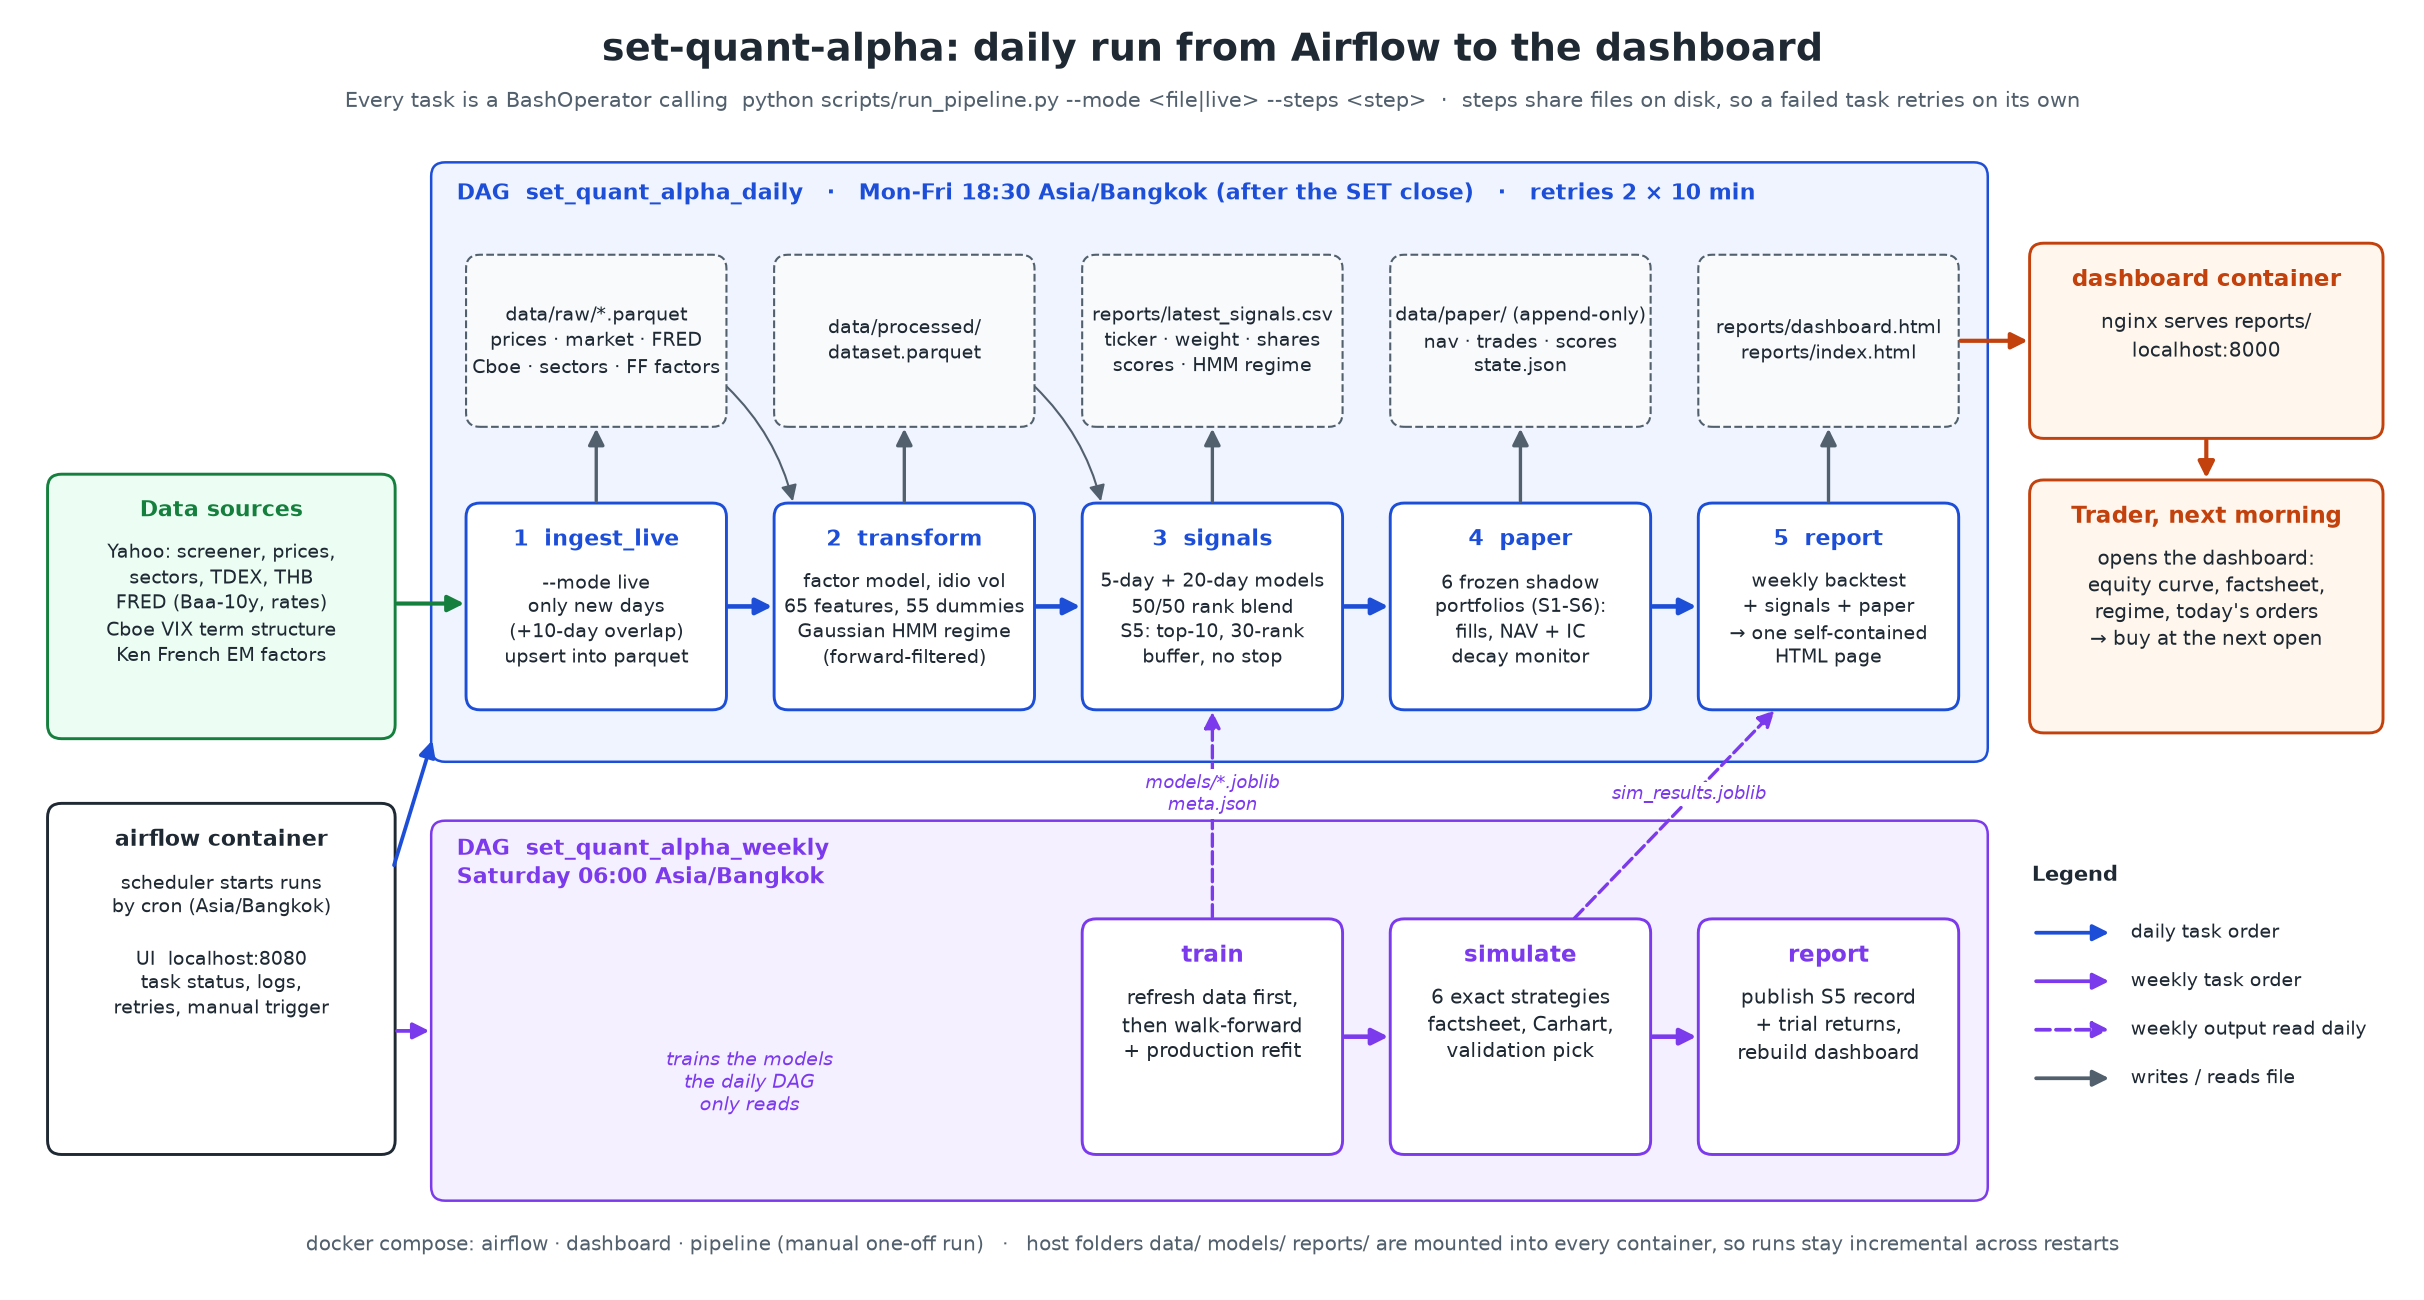

Generate this figure with Python:
"""Draw docs/daily_flow.png: how Airflow runs the pipeline each day and feeds the dashboard.

uv run set-quant-alpha/docs/daily_flow.py
"""

from pathlib import Path

import matplotlib.pyplot as plt
from matplotlib.patches import FancyArrowPatch, FancyBboxPatch

OUT = Path(__file__).with_suffix(".png")
INK, MUTED = "#1f2933", "#52606d"
DAILY, DAILY_BG = "#1d4ed8", "#eff4ff"
WEEKLY, WEEKLY_BG = "#7c3aed", "#f5f0ff"
FILE_BG, SRC_BG, SERVE_BG = "#f8fafc", "#ecfdf3", "#fff7ed"

fig, ax = plt.subplots(figsize=(20.6, 11), dpi=150)
ax.set(xlim=(0, 20.6), ylim=(0, 11))
ax.axis("off")


def box(x, y, w, h, title, body="", fc="white", ec=INK, lw=1.4, ls="-", size=9.5, title_color=None):
    ax.add_patch(
        FancyBboxPatch(
            (x, y), w, h, boxstyle="round,pad=0.02,rounding_size=0.12", fc=fc, ec=ec, lw=lw, ls=ls
        )
    )
    if body:
        ax.text(
            x + w / 2,
            y + h - 0.2,
            title,
            ha="center",
            va="top",
            fontsize=size + 1.5,
            weight="bold",
            color=title_color or ec,
            family="DejaVu Sans",
        )
        ax.text(
            x + w / 2,
            y + h - 0.55,
            body,
            ha="center",
            va="top",
            fontsize=size,
            color=INK,
            linespacing=1.35,
        )
    else:
        ax.text(
            x + w / 2,
            y + h / 2,
            title,
            ha="center",
            va="center",
            fontsize=size,
            color=INK,
            linespacing=1.35,
        )


def arrow(p, q, color=INK, ls="-", lw=1.6, label="", label_xy=None, rad=0.0):
    ax.add_patch(
        FancyArrowPatch(
            p,
            q,
            arrowstyle="-|>",
            mutation_scale=16,
            color=color,
            lw=lw,
            ls=ls,
            connectionstyle=f"arc3,rad={rad}",
            shrinkA=2,
            shrinkB=2,
        )
    )
    if label:
        lx, ly = label_xy or ((p[0] + q[0]) / 2, (p[1] + q[1]) / 2)
        ax.text(
            lx,
            ly,
            label,
            ha="center",
            va="center",
            fontsize=8.5,
            color=color,
            style="italic",
            bbox=dict(fc="white", ec="none", pad=1.5),
        )


ax.text(
    10.3,
    10.6,
    "set-quant-alpha: daily run from Airflow to the dashboard",
    ha="center",
    fontsize=18,
    weight="bold",
    color=INK,
)
ax.text(
    10.3,
    10.2,
    "Every task is a BashOperator calling  python scripts/run_pipeline.py --mode <file|live> --steps <step>"
    "  ·  steps share files on disk, so a failed task retries on its own",
    ha="center",
    fontsize=10,
    color=MUTED,
)

# lanes
TX, TW, GAP = 3.9, 2.2, 0.45  # task column layout inside a lane
cols = [TX + i * (TW + GAP) for i in range(5)]
box(3.6, 4.55, 13.35, 5.15, "", fc=DAILY_BG, ec=DAILY, lw=1.2)
ax.text(
    3.8,
    9.45,
    "DAG  set_quant_alpha_daily   ·   Mon-Fri 18:30 Asia/Bangkok (after the SET close)   ·   "
    "retries 2 × 10 min",
    fontsize=10.5,
    weight="bold",
    color=DAILY,
    va="center",
)
box(3.6, 0.75, 13.35, 3.25, "", fc=WEEKLY_BG, ec=WEEKLY, lw=1.2)
ax.text(
    3.8,
    3.9,
    "DAG  set_quant_alpha_weekly\nSaturday 06:00 Asia/Bangkok",
    fontsize=10.5,
    weight="bold",
    color=WEEKLY,
    va="top",
    linespacing=1.3,
)

# daily tasks (bottom row of the lane) and the files they write (top row)
TY, TH, FY, FH = 5.0, 1.75, 7.45, 1.45
daily = [
    ("1  ingest_live", "--mode live\nonly new days\n(+10-day overlap)\nupsert into parquet"),
    (
        "2  transform",
        "factor model, idio vol\n65 features, 55 dummies\nGaussian HMM regime\n(forward-filtered)",
    ),
    ("3  signals", "5-day + 20-day models\n50/50 rank blend\nS5: top-10, 30-rank\nbuffer, no stop"),
    ("4  paper", "6 frozen shadow\nportfolios (S1-S6):\nfills, NAV + IC\ndecay monitor"),
    ("5  report", "weekly backtest\n+ signals + paper\n→ one self-contained\nHTML page"),
]
files = [
    "data/raw/*.parquet\nprices · market · FRED\nCboe · sectors · FF factors",
    "data/processed/\ndataset.parquet",
    "reports/latest_signals.csv\nticker · weight · shares\nscores · HMM regime",
    "data/paper/ (append-only)\nnav · trades · scores\nstate.json",
    "reports/dashboard.html\nreports/index.html",
]
for x, (title, body), f in zip(cols, daily, files, strict=True):
    box(x, TY, TW, TH, title, body, ec=DAILY, size=9)
    box(x, FY, TW, FH, f, fc=FILE_BG, ec=MUTED, lw=1.0, ls="--", size=9)
    arrow((x + TW / 2, TY + TH), (x + TW / 2, FY), color=MUTED)
for a, b in zip(cols[:-1], cols[1:], strict=True):
    arrow((a + TW, TY + TH / 2), (b, TY + TH / 2), color=DAILY, lw=2.2)
for a, b in zip(cols[:2], cols[1:3], strict=True):  # each step reads the previous step's file
    arrow((a + TW, FY + 0.35), (b + 0.15, TY + TH), color=MUTED, lw=1.0, rad=-0.15)

# weekly tasks
WY, WH = 1.15, 2.0
weekly = [
    ("train", "refresh data first,\nthen walk-forward\n+ production refit"),
    ("simulate", "6 exact strategies\nfactsheet, Carhart,\nvalidation pick"),
    ("report", "publish S5 record\n+ trial returns,\nrebuild dashboard"),
]
wcols = cols[2:]
for x, (title, body) in zip(wcols, weekly, strict=True):
    box(x, WY, TW, WH, title, body, ec=WEEKLY)
for a, b in zip(wcols[:-1], wcols[1:], strict=True):
    arrow((a + TW, WY + WH / 2), (b, WY + WH / 2), color=WEEKLY, lw=2.2)
arrow(
    (wcols[0] + TW * 0.5, WY + WH),
    (cols[2] + TW * 0.5, TY),
    color=WEEKLY,
    ls="--",
    label="models/*.joblib\nmeta.json",
    label_xy=(cols[2] + TW * 0.5, 4.25),
)
arrow(
    (wcols[1] + TW * 0.7, WY + WH),
    (cols[4] + TW * 0.3, TY),
    color=WEEKLY,
    ls="--",
    label="sim_results.joblib",
    label_xy=(cols[4] - 0.1, 4.25),
)
ax.text(
    cols[0] + TW * 1.1,
    WY + 0.6,
    "trains the models\nthe daily DAG\nonly reads",
    ha="center",
    va="center",
    fontsize=9,
    color=WEEKLY,
    style="italic",
)

# sources and the scheduler (left)
box(
    0.3,
    4.75,
    2.95,
    2.25,
    "Data sources",
    "Yahoo: screener, prices,\nsectors, TDEX, THB\nFRED (Baa-10y, rates)\n"
    "Cboe VIX term structure\nKen French EM factors",
    fc=SRC_BG,
    ec="#15803d",
    size=9,
)
arrow((3.25, 5.9), (cols[0], 5.9), color="#15803d", lw=2.0)
box(
    0.3,
    1.15,
    2.95,
    3.0,
    "airflow container",
    "scheduler starts runs\nby cron (Asia/Bangkok)\n\nUI  localhost:8080\n"
    "task status, logs,\nretries, manual trigger",
    fc="white",
    ec=INK,
    size=9,
)
arrow((3.25, 3.6), (3.6, 4.75), color=DAILY, lw=1.8)
arrow((3.25, 2.2), (3.6, 2.2), color=WEEKLY, lw=1.8)

# serving (right)
SX, SW = 17.35, 3.0
box(
    SX,
    FY - 0.1,
    SW,
    FH + 0.2,
    "dashboard container",
    "nginx serves reports/\nlocalhost:8000",
    fc=SERVE_BG,
    ec="#c2410c",
    size=9.5,
)
arrow((cols[4] + TW, FY + FH / 2), (SX, FY + FH / 2), color="#c2410c", lw=2.0)
box(
    SX,
    TY - 0.2,
    SW,
    TH + 0.4,
    "Trader, next morning",
    "opens the dashboard:\nequity curve, factsheet,\n"
    "regime, today's orders\n→ buy at the next open",
    fc=SERVE_BG,
    ec="#c2410c",
    size=9.5,
)
arrow((SX + SW / 2, FY - 0.1), (SX + SW / 2, TY + TH + 0.2), color="#c2410c", lw=2.0)

# legend / footer
ax.text(SX, 3.5, "Legend", fontsize=10, weight="bold", color=INK)
for i, (c, ls, t) in enumerate(
    [
        (DAILY, "-", "daily task order"),
        (WEEKLY, "-", "weekly task order"),
        (WEEKLY, "--", "weekly output read daily"),
        (MUTED, "-", "writes / reads file"),
    ]
):
    y = 3.05 - i * 0.42
    arrow((SX, y), (SX + 0.7, y), color=c, ls=ls, lw=1.8)
    ax.text(SX + 0.85, y, t, va="center", fontsize=9, color=INK)
ax.text(
    10.3,
    0.3,
    "docker compose: airflow · dashboard · pipeline (manual one-off run)   ·   host folders data/ models/ "
    "reports/ are mounted into every container, so runs stay incremental across restarts",
    ha="center",
    fontsize=9.5,
    color=MUTED,
)

fig.savefig(OUT, bbox_inches="tight", facecolor="white")
print(OUT)
